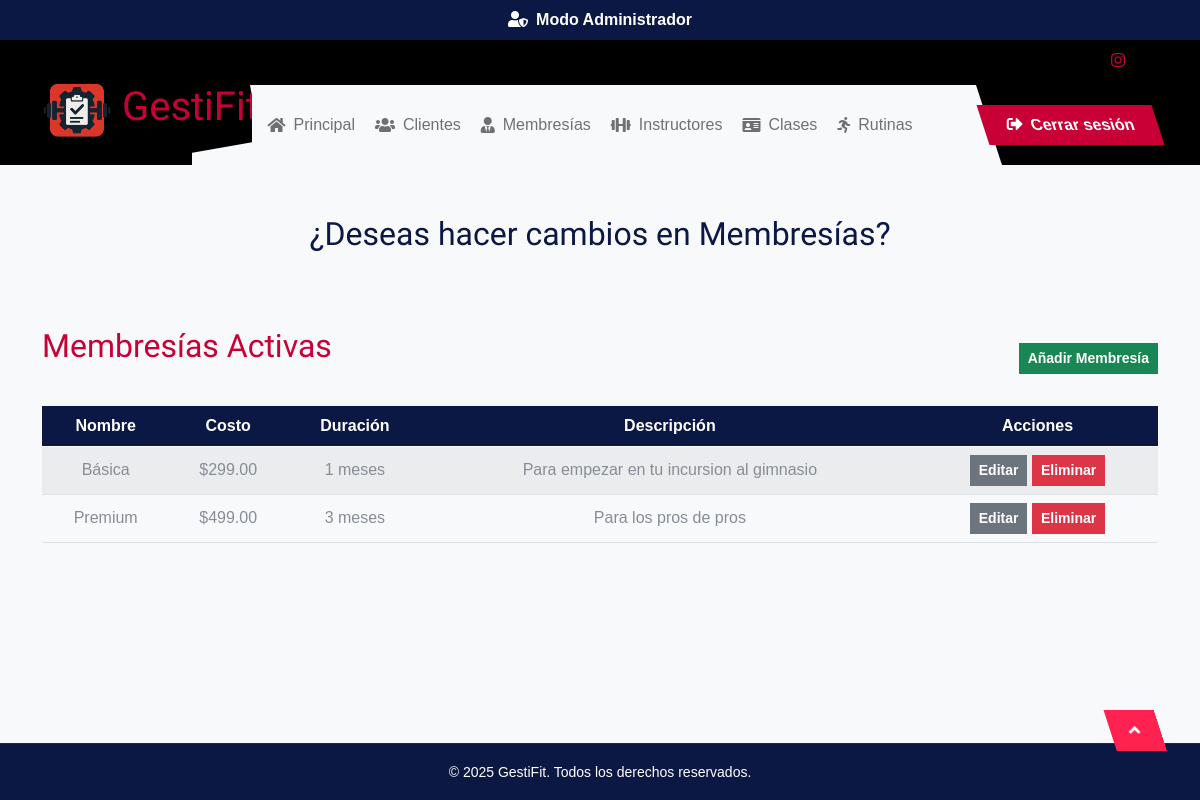
The app's page /public/admin/adminMembresias.php (signed in) with its own data.
### tables this page shows
CREATE TABLE `membresia` (
  `idMembresia` int(11) NOT NULL,
  `nombre` varchar(50) NOT NULL,
  `costo` decimal(8,2) NOT NULL,
  `duracionMeses` int(11) DEFAULT NULL,
  `descripcion` TEXT, 
  `beneficios` TEXT  
);

### public/admin/adminMembresias.php (the view, shortened to what this page needs)
<?php
require_once __DIR__ . '/../../src/php/conexiondb.php';
$queryMembresias = "SELECT * FROM membresia";
$stmtMembresias = $pdo->query($queryMembresias);
$membresias = $stmtMembresias->fetchAll(PDO::FETCH_ASSOC);
?>
<!DOCTYPE html>
<html lang="es">
<head>
  <link rel="stylesheet" href="https://use.fontawesome.com/releases/v5.15.4/css/all.css" />
  <link href="https://cdn.jsdelivr.net/npm/bootstrap-icons@1.4.1/font/bootstrap-icons.css" rel="stylesheet" />
  <link rel="stylesheet" href="/GestiFit/lib/animate/animate.min.css" />
  <link href="/Gestifit/lib/owlcarousel/assets/owl.carousel.min.css" rel="stylesheet" />
  <link href="/GestiFit/public/css/bootstrap.min.css" rel="stylesheet" />
  <link href="/GestiFit/public/css/stylesAdmin.css" rel="stylesheet" />
  <link href="/GestiFit/public/css/style.css" rel="stylesheet" />
</head>
<body>
<div class="text-white bg-dark text-center py-2 fw-bold">
  <i class="fas fa-user-shield me-2"></i>Modo Administrador
</div>
<nav class="container-fluid header-top">
  <div class="container d-flex align-items-center">
    <div class="d-flex align-items-center h-100">
      <a href="#" class="navbar-brand" style="height: 125px;">
        <h1 class="text-primary mb-0">
          <img src="/GestiFit/public/img/logo_gestifit_cuadrado-nofondo.png" class="img-fluid" width="70" height="70">
          GestiFit
        </h1>
      </a>
    </div>
    <div class="w-100 h-100">
      <div class="topbar px-0 py-2 d-none d-lg-block" style="height: 45px;">
        <div class="row gx-0 align-items-center">
          <div class="col-lg-4 text-center text-lg-end">
            <div class="d-flex justify-content-end">
              <div class="d-flex pe-3">
                <a class="btn p-0 text-primary me-3"
                  href="https://www.instagram.com/elmanicomiogym?igsh=MXB3eHBkdjFjYXJleQ==">
                  <i class="fab fa-instagram"></i>
                </a>
              </div>
            </div>
          </div>
        </div>
      </div>
      <div class="nav-bar px-0 py-lg-0" style="height: 80px;">
        <nav class="navbar navbar-expand-lg navbar-light d-flex justify-content-lg-end">
          <div class="collapse navbar-collapse" id="navbarCollapse">
            <div class="navbar-nav mx-0 mx-lg-auto">
              <a href="/GestiFit/public/admin/admin.php" class="nav-item nav-link active">
                <i class="fa fa-home me-2"></i>Principal
              </a>
              <a href="/GestiFit/public/admin/adminClientes.php" class="nav-item nav-link">
                <i class="fa fa-users me-2"></i>Clientes
              </a>
              <a href="/GestiFit/public/admin/adminMembresias.php" class="nav-item nav-link">
                <i class="fa fa-user-tie me-2"></i>Membresías
              </a>
              <a href="/GestiFit/public/admin/adminInstructores.php" class="nav-item nav-link">
                <i class="fa fa-dumbbell me-2"></i>Instructores
              </a>
              <a href="/GestiFit/public/admin/adminClases.php" class="nav-item nav-link">
                <i class="fa fa-id-card me-2"></i>Clases
              </a>
              <a href="/GestiFit/public/admin/adminRutinas.php" class="nav-item nav-link">
                <i class="fas fa-running me-2"></i>Rutinas
              </a>
              <div class="nav-btn ps-3">
                <a href="/GestiFit/src/cerrar_sesion.php"
                   class="btn btn-primary py-2 px-4 ms-0 ms-lg-3"
                   onclick="return confirm('¿Seguro que deseas cerrar sesión?')">
                  <i class="fas fa-sign-out-alt me-2"></i>Cerrar sesión
                </a>
              </div>
            </div>
          </div>
        </nav>
      </div>
    </div>
  </div>
</nav>
  <div class="align-items-center" style="margin-top: 50px;">
    <h2 class="mb-4">¿Deseas hacer cambios en Membresías?</h2>
  </div>
  <div class="container-fluid" style="margin-top: 50px;">
    <div class="container">
      <div class="d-flex justify-content-between align-items-center mb-3">
        <h2 class="text-primary mb-4">Membresías Activas</h2>
        <button class="btn btn-success btn-sm" data-bs-toggle="modal" data-bs-target="#modalAgregarMembresia">Añadir Membresía</button>
      </div>
      <div class="table-responsive">
        <table class="table table-striped align-middle">
          <thead class="table-dark">
            <tr>
              <th>Nombre</th>
              <th>Costo</th>
              <th>Duración</th>
              <th>Descripción</th>
              <th>Acciones</th>
            </tr>
          </thead>
          <tbody>
            <?php if (!empty($membresias)): ?>
              <?php foreach ($membresias as $m): ?>
                <tr>
                  <td><?= htmlspecialchars($m['nombre']) ?></td>
                  <td>$<?= number_format($m['costo'], 2) ?></td>
                  <td><?= htmlspecialchars($m['duracionMeses']) ?> meses</td>
                  <td><?= htmlspecialchars($m['descripcion']) ?></td>
                  <td>
                    <button type="button" class="btn btn-sm btn-secondary btnEditarMembresia"
                      data-id="<?= $m['idMembresia'] ?>"
                      data-nombre="<?= htmlspecialchars($m['nombre']) ?>"
                      data-costo="<?= htmlspecialchars($m['costo']) ?>"
                      data-duracion="<?= htmlspecialchars($m['duracionMeses']) ?>"
                      data-descripcion="<?= htmlspecialchars($m['descripcion']) ?>"
                      data-beneficios="<?= htmlspecialchars($m['beneficios']) ?>">
                      Editar
                    </button>
                    <form action="/GestiFit/src/php/eliminarMembresia.php" method="POST" class="d-inline" onsubmit="return confirm('¿Seguro que quieres eliminar esta membresía?');">
                      <button type="submit" class="btn btn-sm btn-danger">Eliminar</button>
                    </form>
                  </td>
                </tr>
              <?php endforeach; ?>
            <?php else: ?>
              <tr>
                <td colspan="5" class="text-center">No hay membresías registradas.</td>
              </tr>
            <?php endif; ?>
          </tbody>
        </table>
      </div>
    </div>
  </div>
  <div class="copyright py-3 text-center text-white bg-dark mt-auto">
    <div class="container">
      <small>&copy; 2025 GestiFit. Todos los derechos reservados.</small>
    </div>
  </div>
  <div class="back-to-top">
    <a href="#"><i class="fa fa-angle-up"></i></a>
  </div>
</body>
</html>

### public/css/stylesAdmin.css (style rules this page uses)
:root { --bs-primary: #ff214f; --bs-dark: #000000; --bs-white: #ffffff; --bs-gray-light: #f8f9fa; --bs-gray-dark: #343a40; }
* { margin: 0; padding: 0; box-sizing: border-box; font-family: 'Poppins', sans-serif; }
body { display: flex; flex-direction: column; min-height: 100vh; background: var(--bs-gray-light); color: var(--bs-dark); text-align: center; }

### public/css/style.css (style rules this page uses)
.back-to-top a { display: flex; justify-content: center; align-items: center; position: fixed; bottom: 50px; right: 40px; width: 50px; height: 40px; margin: 0px; font-size: 18px; background: var(--bs-primary); color: var(--bs-white); transition: 0.5s; z-index: 999; transform: skew(18deg); }
.back-to-top a i { transform: skew(-18deg); }
.btn { font-weight: 600; transition: .5s; }
.btn.btn-primary { color: var(--bs-white); border: none; transform: skew(18deg); transition: 0.5s; }
.btn.btn-primary span, .btn.btn-primary i { display: inline-block; transform: skew(-18deg); }
.header-top { height: 100%; position: relative; }
.header-top::after { content: ""; position: absolute; overflow: hidden; width: 16%; height: 100%; top: 0; left: 0; background: var(--bs-dark); z-index: 1; }
@media (min-width: 992px) { .header-top::before { content: ""; position: absolute; overflow: hidden; width: 100%; height: 45px; top: 0; right: 0; background: var(--bs-dark); z-index: -1; } }
.navbar-brand { position: relative; overflow: hidden; padding: 40px 50px 40px 0; }
.navbar-brand::before { content: ""; position: absolute; overflow: hidden; width: 95%; height: 95%; top: 0; right: 0; background: var(--bs-dark); transform: rotate(-10deg); z-index: -1; }
.header-top .navbar-brand { position: relative; z-index: 99; }
.nav-bar .navbar { z-index: 9; }
.navbar .navbar-nav .nav-item { display: flex; align-items: center; padding: 0; margin-right: 20px; }
@media (min-width: 992px) { .navbar { padding: 20px 0; } }
@media (min-width: 992px) { .navbar .navbar-nav .nav-btn { display: inline-flex; margin-left: auto; background: transparent; } }
@media (min-width: 992px) { .navbar .navbar-nav { width: 100%; display: flex; justify-content: center; align-items: center; background: var(--bs-light); border-radius: 10px; } }
@media (min-width: 992px) { .navbar-nav { background: transparent !important; } }
.copyright { border-top: 1px solid rgba(255, 255, 255, 0.08); background: var(--bs-dark); }

### records on screen
membresia: nombre "Básica", costo "299.00", duracionMeses "1", descripcion "Para empezar en tu incursion al gimnasio"
membresia: nombre "Premium", costo "499.00", duracionMeses "3", descripcion "Para los pros de pros"
